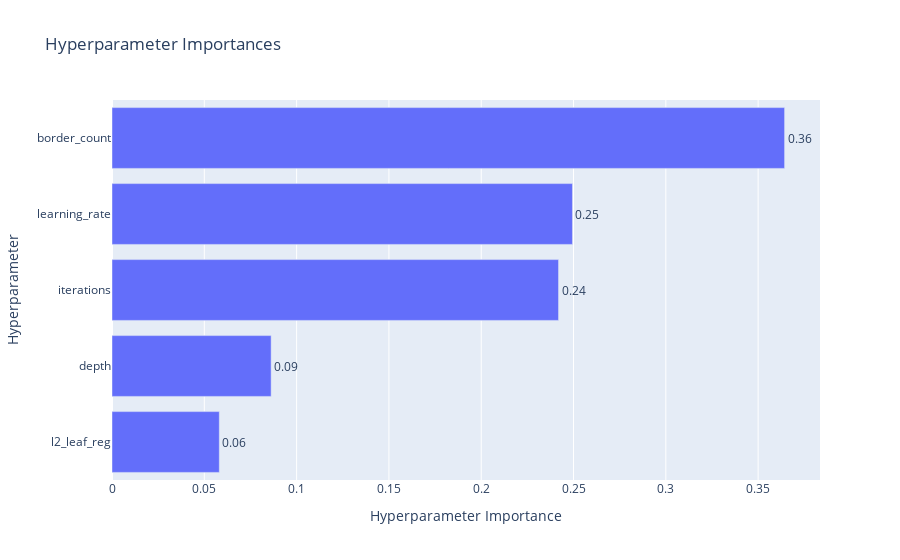

Notebook cell for this chart:
### Code cell
cat_study = optuna.create_study(direction = 'maximize')
cat_study.optimize(cat_objective,n_trials=TRIALS, n_jobs=-1, show_progress_bar=True)
print("")
print(f'scores : {cat_study.best_value}, params : {cat_study.best_params}')
with open('json/cat.json', 'w') as json_file:
    json.dump(cat_study.best_params, json_file, indent=4)
optuna.visualization.plot_param_importances(cat_study)

### Figure 1 — Plotly figure (JSON) as saved in the notebook; plotly's stock layout.template omitted (floating-point values rounded to 4 significant figures)
{"data": [{"cliponaxis": false, "hovertemplate": ["l2_leaf_reg (FloatDistribution): 0.058136391568435516<extra></extra>", "depth (IntDistribution): 0.08620475468838873<extra></extra>", "iterations (IntDistribution): 0.2418933667720214<extra></extra>", "learning_rate (FloatDistribution): 0.24942503162055132<extra></extra>", "border_count (IntDistribution): 0.364340455350603<extra></extra>"], "name": "Objective Value", "orientation": "h", "text": ["0.06", "0.09", "0.24", "0.25", "0.36"], "textposition": "outside", "type": "bar", "x": [0.05814, 0.0862, 0.2419, 0.2494, 0.3643], "y": ["l2_leaf_reg", "depth", "iterations", "learning_rate", "border_count"]}], "layout": {"title": {"text": "Hyperparameter Importances"}, "xaxis": {"title": {"text": "Hyperparameter Importance"}}, "yaxis": {"title": {"text": "Hyperparameter"}}}}
